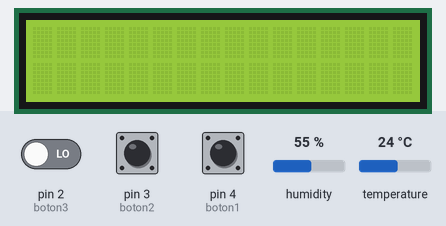
A sketch run on a simulated Arduino Uno, built with avr-gcc and run on an emulated ATmega328P. On the bench: 16×2 character LCD. The test bench sets the inputs (shaded band); at power-on: pin 3 (boton2) LOW, pin 2 (boton3) LOW, pin 4 (boton1) HIGH, temperature 24 °C, humidity 55 %.

Above: at 1.2 s.
1.3 s: pin 3 (boton2) pulled HIGH for 0.15 s
At 1.8 s:
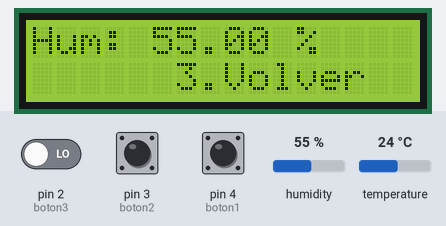
2.9 s: pin 2 (boton3) driven HIGH and pin 3 (boton2) driven HIGH
At 4.0 s:
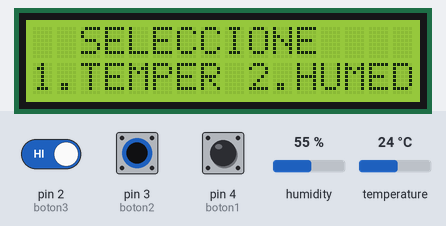
4.4 s: pin 4 (boton1) pulled LOW for 0.15 s
At 4.9 s:
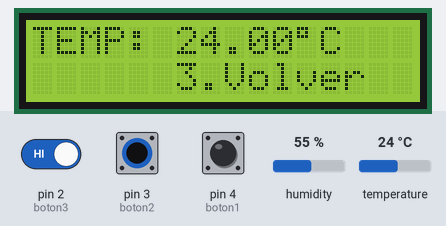
6.0 s: temperature set to 12 °C
At 7.7 s:
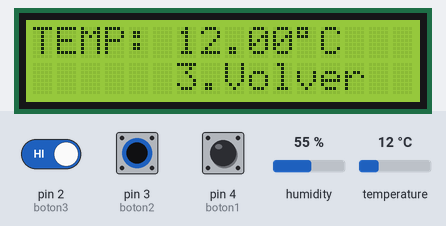
8.0 s: temperature set to 19 °C
At 9.6 s:
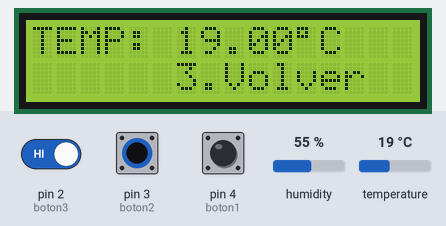
10.0 s: temperature set to 28 °C
At 11.3 s:
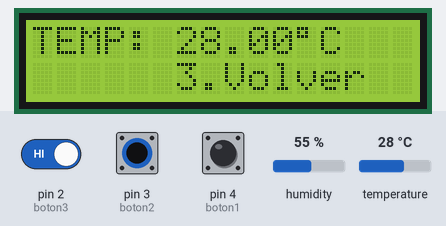
Timing chart, 0 to 13.0 s (numbered marks = the images above; inputs shaded):
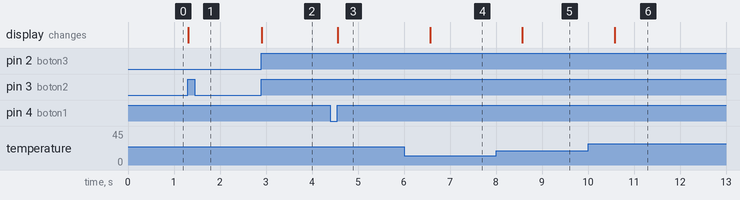

Measured:
- after the input at 1.3 s, the display: changes at once (image 1)
- after the input at 2.9 s, the display: changes at once (image 2)
- after the input at 4.4 s, the display: changes after 0.16 s (image 3)
- after the input at 6.0 s, the display: changes after 0.57 s (image 4)
- after the input at 8.0 s, the display: changes after 0.57 s (image 5)
- after the input at 10.0 s, the display: changes after 0.58 s (image 6)

The sketch:

Batman.ino
```cpp
#include <LiquidCrystal.h>    //Incluimos libreria lcd
#include "DHT.h"

#define DHTTYPE DHT22
const int DHTPin = A1;   // El pin al que estara conectado el sensor

DHT dht(DHTPin, DHTTYPE);
LiquidCrystal lcd(7, 8, 9, 10, 11, 12);
int boton1 = 4;   // boton 1 conectado al pin4
int boton2 = 3;   // boton 2 conectado al pin3
int boton3 = 2;   // boton 3 conectado al pin2
int opcion = 0;   //para seleccionar la opcion del menu
int estadoboton1 = 0;
int estadoboton2 = 0;

void setup()
{
  lcd.begin(16, 2);           // Fijamos el numero de caracteres y filas
  dht.begin();                //Se inicia el sensor
  pinMode(2, INPUT);          //definimos el pin como entrada
  pinMode(3, INPUT);
  pinMode(4, INPUT);
  pinMode(DHTPin, INPUT);
}

void loop()
{
  if (digitalRead(boton1) == LOW and estadoboton1 == 0) {   //comprobamos si el boton1 esta pulsado
    opcion = 1;
    estadoboton2 = 1; //bloqueado
    while (digitalRead(boton1) == LOW);
  }

  if (digitalRead(boton2) == LOW and estadoboton2 == 0 ) { // si el boton2 esta pulsado
    opcion = 2;
    estadoboton1 = 1; //bloqueado
    while (digitalRead(boton2) == LOW);
  }

  if (opcion == 1) {
    float  t = dht.readTemperature(); //lee la temperatura
    lcd.setCursor(0, 0);    //
    lcd.print("TEMP: ");
    lcd.print(t);
    lcd.print((char)223);   //SIMBOLO º
    lcd.print("C");
    lcd.setCursor(0, 1);    // linea 2, posicion 0
    lcd.print("      3.Volver      ");
    if (digitalRead(boton3) == LOW) {   //verificamos si el boton2 esta pulsado
      opcion = 0;
      estadoboton2 = 0; //desbloqueado
      while (digitalRead(boton3) == LOW);
    }
  } else if (opcion == 2) {
    float h = dht.readHumidity(); //Se lee la humedad
    lcd.setCursor(0, 0);
    lcd.print("Hum: ");
    lcd.print(h);
    lcd.print(" %");
    lcd.setCursor(0, 1);    //
    lcd.print("      3.Volver      ");
    if (digitalRead(boton3) == LOW) {
      opcion = 0;
      estadoboton1 = 0; //desbloqueado
      while (digitalRead(boton3) == LOW);
    }
  } else {
    lcd.setCursor(0, 0);    // Ponte en la line 1, posicion 3
    lcd.print("  SELECCIONE  ");
    lcd.setCursor(0, 1);    // Ponte en la line 2, posicion 0
    lcd.print("1.TEMPER 2.HUMED");
  }
}
```
